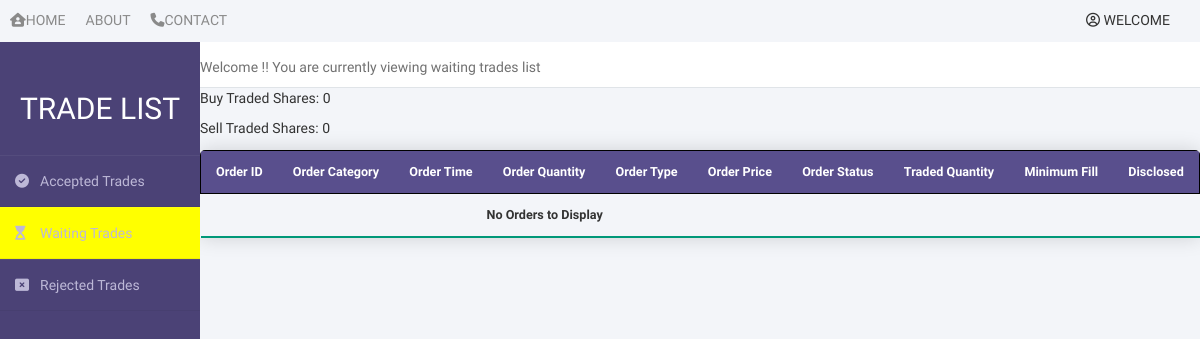
Page /waiting/ on the earlier database version.
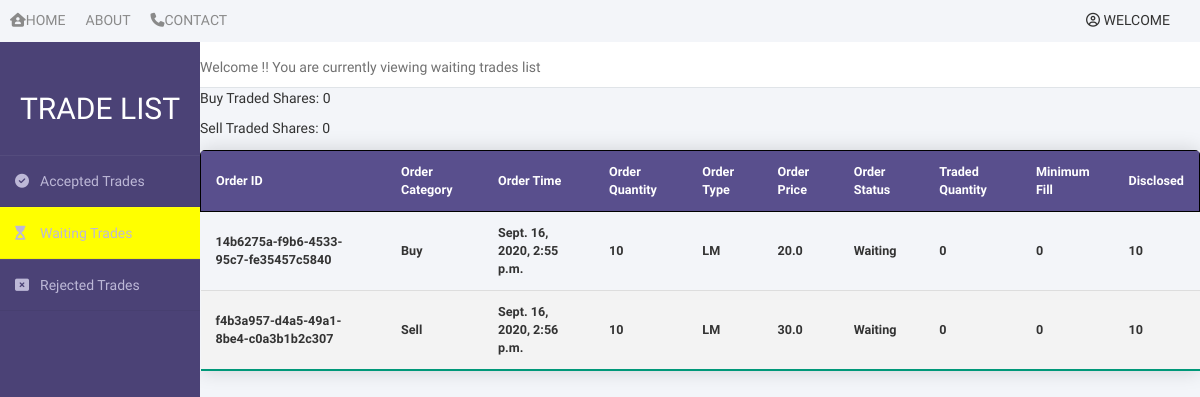
Same page on the later database version.
### ordergenerator/models.py (models this page shows, shortened)
class Order(models.Model):
	TYPE_CHOICES = [("LM", "Limit"),("MR","Market"),]
	CAT_CHOICES  = [("Buy","Buy"), ("Sell","Sell")]
	order_id           = models.UUIDField(editable=False, default=uuid.uuid4)
	order_category     = models.CharField(null=False,blank=False, max_length=10, choices = CAT_CHOICES)
	order_time         = models.DateTimeField(editable=False, default=datetime.datetime.now)
	order_quantity     = models.IntegerField(null=False, blank=False ,default =100)
	order_type         = models.CharField(null=False,blank=False, choices = TYPE_CHOICES, max_length=10,default = "MR")
	order_price        = models.FloatField(null=False,blank=False,default = 100)
	All_or_none        = models.BooleanField(null=True,blank=True)
	Minimum_fill       = models.IntegerField(null=True,blank=True)
	Disclosed_Quantity = models.IntegerField(null=True, blank=True)
	user_id            = models.CharField(null=False, blank=False, max_length=100, default = 'YAUID')
	order_status       = models.CharField(editable=False, max_length=10, default='Waiting')
	traded_quantity    = models.IntegerField(null = False, editable=False, default = 0)

### ordermatching/views.py (the view)
# urls.py: path('waiting/', views.waiting, name = 'waiting-list'),
def waiting(request):
	waiting_list = Order.objects.all().filter(order_status = 'Waiting')
	buy = Order.objects.all().filter(order_category = 'Buy')
	sell = Order.objects.all().filter(order_category = 'Sell')
	buy_shares = 0
	sell_shares = 0
	for order in buy:
		buy_shares += order.traded_quantity
	for order in sell:
		sell_shares += order.traded_quantity
	return render(request, 'tradeslist/waiting/waiting.html', {'waiting_list': waiting_list, 'buy_shares': buy_shares, 'sell_shares': sell_shares})

### ordermatching/templates/tradeslist/waiting/waiting.html (shortened to what this page needs)
{% extends "tradeslist/base.html" %}
{% block main-content %}
<div class="wrapper">
    <div class="sidebar">
        <h2>Trade List</h2>
        <ul>
            <li><a href="{% url 'accepted-list' %}"><i class="fas fa-check-circle"></i>Accepted Trades</a></li>
            <li style="background-color: yellow;"><a href="{% url 'waiting-list' %}"><i class="fas fa-hourglass-start"></i>Waiting Trades</a></li>
            <li><a href="{% url 'rejected-list' %}"><i class="fas fa-window-close"></i>Rejected Trades</a></li>
        </ul>
    </div>
    <div class="main_content">
        <div class="header">
        	<p>Welcome {{ request.session.username }}!! You are currently viewing waiting trades list</p>
        </div>
        <p>Buy Traded Shares: {{buy_shares}}</p>
		<p>Sell Traded Shares: {{sell_shares}}</p>
        <table class="content-table">
			  <thead>
			    <tr>
					<th>Order ID</th>
					<th>Order Category</th>
					<th>Order Time</th>
					<th>Order Quantity</th>
					<th>Order Type</th>
					<th>Order Price</th>
					<th>Order Status</th>
					<th>Traded Quantity</th>
					<th>Minimum Fill</th>
					<th>Disclosed</th>
			    </tr>
			  </thead>
			  <tbody>
			  	{% if waiting_list %}
			    {% for order in waiting_list %}
					<tr>
						<th>{{order.order_id}}</th>
						<th>{{order.order_category}}</th>
						<th>{{order.order_time}}</th>
						<th>{{order.order_quantity}}</th>
						<th>{{order.order_type}}</th>
						<th>{{order.order_price}}</th>
						<th>{{order.order_status}}</th>
						<th>{{order.traded_quantity}}</th>
						<th>{{order.Minimum_fill}}</th>
						<th>{{order.Disclosed_Quantity}}</th>
					</tr>
				{% endfor %}
				{% else %}
					<tr>
						<th colspan="7" style="text-align: center;"> No Orders to Display</th>
					</tr>
				{% endif %}
			  </tbody>
		</table>
    </div>
</div>
{% endblock %}

### ordermatching/templates/tradeslist/base.html (shortened to what this page needs)
{% load static %}
<!DOCTYPE html>
<html>
<head>
	<link rel="stylesheet" href="https://maxcdn.bootstrapcdn.com/bootstrap/3.4.1/css/bootstrap.min.css">
	<link rel="stylesheet" type="text/css" href="{% static '/tradeslist/tradeslist.css' %}">
</head>
<body>
	<div class="nav-wrapper">
		<div class="left-side">
			<div class="nav-link-wrapper">
				<a href="{%url 'home-page'%}"><i class="fas fa-house-user"></i>Home</a>
			</div>
			<div class="nav-link-wrapper">
				<a href="#">About</a>
			</div>
			<div class="nav-link-wrapper">
				<a href="#"><i class="fas fa-phone"></i>Contact</a>
			</div>
		</div>
		<div class="right-side">
			<div class="nav-link-wrapper dropdown">
				<i class="far fa-user-circle"></i>
				Welcome {{ request.session.username }}
			</div>
		</div>
	</div>
	{% block main-content %}
	{% endblock %}
</body>
</html>

### ordermatching/static/tradeslist/tradeslist.css (style rules this page uses)
.nav-wrapper { display: flex; justify-content: space-between; padding: 10px; }
.left-side { display: flex; }
.nav-wrapper>.left-side>div { margin-right: 20px; font-size: =0.9em; text-transform: uppercase; }
.nav-link-wrapper { height: 22px; border-bottom: 1px solid transparent; transition:border-bottom 0.5s; }
.nav-link-wrapper a { color: #8a8a8a; text-decoration: none; transition: color 0.5s; }
.right-side { display: flex; }
.nav-wrapper>.right-side>div { margin-right: 20px; font-size: =0.9em; text-transform: uppercase; }
* { margin: 0; padding: 0; box-sizing: border-box; list-style: none; text-decoration: none; font-family: 'Josefin Sans', sans-serif; }
body { background-color: #f3f5f9; width: 100%; }
.wrapper { display: flex; position: relative; min-height: 800px; }
.wrapper .sidebar { width: 200px; height: 100%; background: #4b4276; padding: 30px 0px; position: fixed; }
.wrapper .sidebar h2 { color: #fff; text-transform: uppercase; text-align: center; margin-bottom: 30px; }
.wrapper .sidebar ul li { padding: 15px; border-bottom: 1px solid #bdb8d7; border-bottom: 1px solid rgba(0,0,0,0.05); border-top: 1px solid rgba(255,255,255,0.05); }
.wrapper .sidebar ul li a { color: #bdb8d7; display: block; }
.wrapper .sidebar ul li a .fas { width: 25px; }
.wrapper .main_content { width: 100%; margin-left: 200px; }
.wrapper .main_content .header { padding-top: 15px; background: #fff; color: #717171; border-bottom: 1px solid #e0e4e8; }
.wrapper .main_content .header p { animation: slide-left 12s; }
.content-table { border-collapse: collapse; margin: 12px 0; font-size: 0.9em; min-width: 400px; width: 100%; border-radius: 5px 5px 0 0; overflow: hidden; box-shadow: 0 0 20px rgba(0, 0, 0, 0.15); column-width: 20px; }
.content-table thead tr { background-color: #594f8d; color: #ffffff; text-align: center; font-weight: bold; }
.content-table th, .content-table td { padding: 12px 15px; }
.content-table tbody tr { border-bottom: 1px solid #dddddd; }
.content-table tbody tr:nth-of-type(even) { background-color: #f3f3f3; }
.content-table tbody tr:last-of-type { border-bottom: 2px solid #009879; }
.content-table thead tr { border: 1px solid black; }
.dropdown { position: relative; display: inline-block; }

Differences in the rows shown:
added Order: order_id "14b6275a-f9b6-4533-95c7-fe35457c5840", order_category "Buy", order_time "Sept. 16, 2020, 2:55 p.m.", order_quantity "10", order_type "LM", order_price "20.0", order_status "Waiting", traded_quantity "0", Minimum_fill "0", Disclosed_Quantity "10"
added Order: order_id "f4b3a957-d4a5-49a1-8be4-c0a3b1b2c307", order_category "Sell", order_time "Sept. 16, 2020, 2:56 p.m.", order_quantity "10", order_type "LM", order_price "30.0", order_status "Waiting", traded_quantity "0", Minimum_fill "0", Disclosed_Quantity "10"
Other differences:
text no longer shown: "No Orders to Display"
